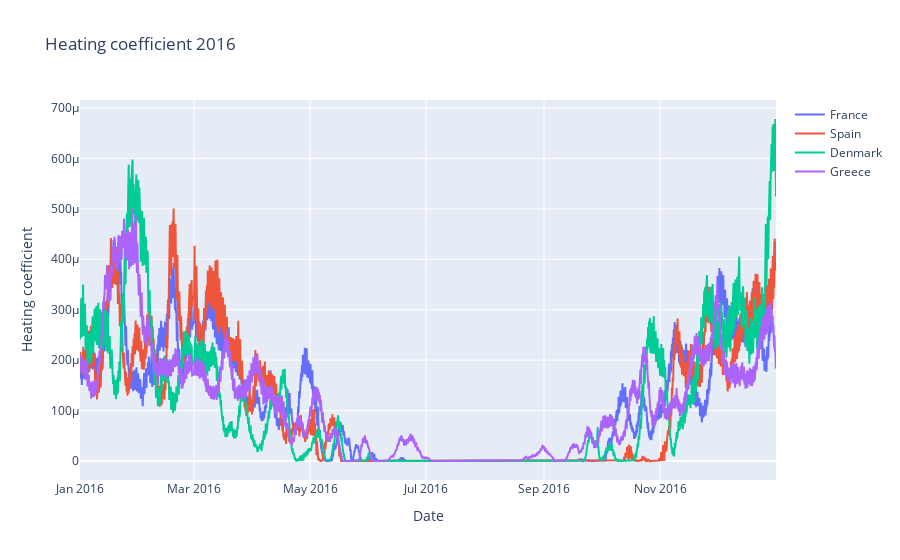

Write notebook code for a chart like this one.
### Code cell
fig = go.Figure()
fig.add_trace(go.Scatter(x=data_FR.index, y=data_FR, mode='lines', name='France'))
fig.add_trace(go.Scatter(x=data_FR.index, y=data_country, mode='lines', name='Spain'))
fig.add_trace(go.Scatter(x=data_DK.index, y=data_DK, mode='lines', name='Denmark'))
fig.add_trace(go.Scatter(x=data_FR.index, y=data_GR, mode='lines', name='Greece'))
fig.update_layout(title='Heating coefficient 2016',
                  xaxis_title='Date',
                  yaxis_title='Heating coefficient')


fig.show()

### Figure 1 — Plotly figure (JSON) as saved in the notebook; plotly's stock layout.template omitted (floating-point values rounded to 4 significant figures; data arrays with more than 128 entries replaced by an {"elided": "..."} marker saying what was removed)
{"data": [{"mode": "lines", "name": "France", "type": "scatter", "x": {"elided": "8760 str values"}, "y": {"elided": "8760 float values"}}, {"mode": "lines", "name": "Spain", "type": "scatter", "x": {"elided": "8760 str values"}, "y": {"elided": "8760 float values"}}, {"mode": "lines", "name": "Denmark", "type": "scatter", "x": {"elided": "8760 str values"}, "y": {"elided": "8760 float values"}}, {"mode": "lines", "name": "Greece", "type": "scatter", "x": {"elided": "8760 str values"}, "y": {"elided": "8760 float values"}}], "layout": {"title": {"text": "Heating coefficient 2016"}, "xaxis": {"title": {"text": "Date"}}, "yaxis": {"title": {"text": "Heating coefficient"}}}}
